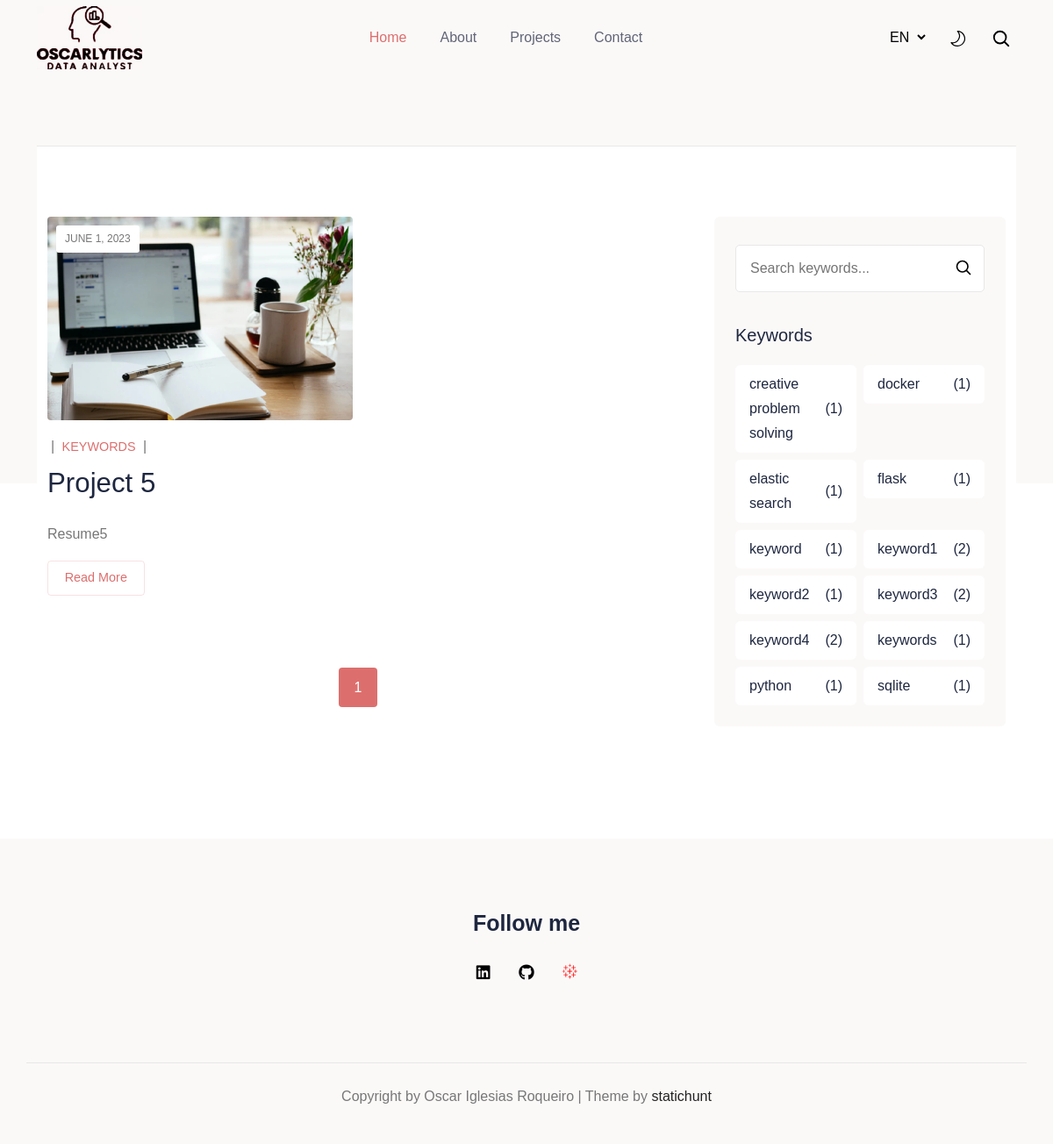
The page /en/projects/keywords/?page=1 on the database its author committed.
### portfolio/models.py (models this page shows, shortened)
class Content(db.Model):
    __tablename__ = 'portfolio_content'
    id = db.Column(db.Integer, primary_key=True)
    template = db.Column(db.String(20), index=True)
    variable = db.Column(db.String(20), index=True)
    languageid = db.Column(db.Integer, db.ForeignKey(
        'languages.id', name='fk_languageid'))
    value = db.Column(db.Text)
    def get_value(tem, lang, var) -> dict:
        if lang is None:
            return dict()
        langid = Languages.query.filter(Languages.language == lang).first().id
        cont = Content.query.filter(Content.template == str(tem or ''),
                                    Content.languageid == langid,
                                    Content.variable == var).first()
        if cont:
            d = dict()
            d['value'] = cont.value
            return d
        else:
            return {}

class SearchableMixin(object):
    @classmethod
    def search(cls, expression, page, per_page):
        if current_app.config['ELASTICSEARCH_URL'] is None:
            query_alt = cls.query
            for column in cls.__searchable__:
                query_alt = query_alt.filter(
                    cast(getattr(cls, column), VARCHAR).ilike(f"%{expression}%"))
            projs_alt = [project for project in query_alt]
            total = len(projs_alt)
            query_alt = query_alt.limit(per_page).offset(page * per_page)
            return projs_alt, total
        try:
            ids, total = query_index(cls.__tablename__, expression, page,
                                     per_page)
        except Exception as e:
            abort(500, e)
        if total == 0:
            return cls.query.filter_by(id=0), 0
        when = {}
        for i in range(len(ids)):
            when[ids[i]] = i
        return cls.query.filter(cls.id.in_(ids)).order_by(
            db.case(when, value=cls.id)), total

class Projects(SearchableMixin, db.Model):
    __tablename__ = 'portfolio_projects'
    __searchable__ = ['date', 'title', 'title_slug', 'resume', 'exposition',
                      'action', 'resolution', 'keywords']
    id = db.Column(db.Integer, primary_key=True)
    date = db.Column(db.Date)
    project_n = db.Column(db.Integer)
    languageid = db.Column(db.Integer, db.ForeignKey(
        'languages.id', name='fk_languageid'))
    title = db.Column(db.String(50), index=True)
    title_slug = db.Column(db.String(60), unique=False,
                           nullable=False, index=True)
    resume = db.Column(db.Text, index=True)
    exposition = db.Column(db.String())
    action = db.Column(db.String())
    resolution = db.Column(db.String())
    keywords = db.Column(db.String(), index=True)
    link1 = db.Column(db.String(250))
    link2 = db.Column(db.String(250))
    link3 = db.Column(db.String(250))
    link4 = db.Column(db.String(250))
    link5 = db.Column(db.String(250))
    image_title = db.Column(db.String(50))
    image1 = db.Column(db.String())
    image2 = db.Column(db.String())
    image3 = db.Column(db.String())
    def get_all_keyws_and_freq(langid, q_keyw=None):
        base_query = Projects.query.filter(Projects.languageid == langid)
        if q_keyw is not None:
            base_query = base_query.filter(Projects.keywords
                                           .ilike(f"%{q_keyw}%"))
        all_keyw = [tp.strip() for tuples in base_query
                    .with_entities(Projects.keywords).all()
                    for tp in tuples[0].split(',')]
        keyws = sorted(tuple(set(all_keyw)))
        keyws_freq = dict(Counter(all_keyw))
        return keyws, keyws_freq

### portfolio/routes.py (the view)
@portfolio.route('/<path:path>')
def catch_all(path, lang):
    if lang is None:
        lang = 'en'
    print(f"***Non-existent route requested: {path}")
    abort(404)

### portfolio/models.py (called while the page is built)
    def __repr__(self):
        return self.language.lower()

    def get_all():
        return Languages.query.all()

    def getid(lang):
        return Languages.query.filter(Languages.language == lang).first().id

### portfolio/routes.py (called while the page is built)
@portfolio.before_request
def set_lang(lang=None):
    request.lang = request.args.get('lang', lang)

@portfolio.before_request
def set_proj(proj_n=1):
    request.proj_n = request.args.get('proj_n', proj_n)

@portfolio.before_request
def set_date(proj_date=None):
    request.proj_date = request.args.get('proj_date', proj_date)

@portfolio.before_request
def set_slug(slug=None):
    request.title_slug = request.args.get('title_slug', slug)

def get_date_name(language, date):
    date_ojb = datetime.strptime(str(date), '%Y-%m-%d')
    day = date_ojb.day
    month_number = date_ojb.month
    year = date_ojb.year
    return f"{get_month_names(locale=language)[month_number]} {day}, {year}"

### portfolio/templates/projects/index.html (shortened to what this page needs)
{% extends 'base.html' %}
{% block content %}
<section class="section border-top bg-white">
  <div class="container">
    <div class="row">
      <div class="col-lg-8">
        <div class="row row-cols-1 row-cols-md-2 g-4">
          {% for proj in projs %}
            <div class="col">
              <div class="blog-card card mb-3">
                <div class="card-img position-relative">
                  <picture>
                    <source  srcset="{{ url_for('static', filename='img/projects/') }}{{ proj.image_title }}_545x.webp"  media="(max-width: 575px)">
                    <source  srcset="{{ url_for('static', filename='img/projects/') }}{{ proj.image_title }}_600x.webp"  media="(max-width: 767px)">
                    <source  srcset="{{ url_for('static', filename='img/projects/') }}{{ proj.image_title }}_700x.webp"  media="(max-width: 991px)">
                    <source  srcset="{{ url_for('static', filename='img/projects/') }}{{ proj.image_title }}_1110x.webp" >
                    <img  loading="lazy" decoding="async" src="{{ url_for('static', filename='img/projects/') }}{{ proj.image_title }}_1110.jpg"class=" w-100 card-img-top img-fluid" alt="" width="1200" height="800">
                  </picture>
                  <div class="post-info">
                    <span class="text-uppercase">{{ get_date_name(lang,proj.date) }}</span>
                  </div>
                </div>
                <div class="card-body">
                  <ul class="post-meta mb-2">
                    {% set keyw_list = proj.keywords.split(',') %}
                    <li>
                      <span class="px-1">|</span>
                      {% for keyw in keyw_list %}
                        <a class="text-uppercase" href="{{ url_for('projects', _external=True, lang=lang, keyw=keyw, page=page) }}">{{ keyw }}</a>
                        <span class="px-1">|</span>
                      {% endfor %}
                    </li>
                  </ul>
                  <h2 class="h3 fw-light mb-3"><a class="post-title" href="{{ url_for('project', lang=lang, proj_date=proj.date, proj_n=proj.project_n, title_slug=proj.title_slug) }}">{{ proj.title }} </a></h2>
                  <p class="card-text mb-4">{{ proj.resume|markdown }}</p>
                  <a class="btn btn-outline-primary btn-sm" href="{{ url_for('project', lang=lang, proj_date=proj.date, proj_n=proj.project_n, title_slug=proj.title_slug) }}">{{ more }}</a>
                </div>
              </div>
            </div>
          {% endfor %}
        </div>
        <nav aria-label="Page navigation">
          <ul class="pagination align-items-center justify-content-center">
            <li class="page-item">
              <a href="{{ url_for('projects', _external=True, lang=lang, page=page) }}" class="page-link active">{{ page }}</a>
            </li>
          </ul>
        </nav>
      </div>
      <div class="col-lg-4">
        <div class="bg-body ms-xl-3 p-4 rounded">
          <div class="widget">
            <form action="{{ url_for('projects', _external=True, lang=lang, page=page) }}" class="widget-search mt-2">
              <input class="px-3" id="search-query" name="q" type="search" placeholder="{{key_search}}" required>
              <button type="submit">
                <svg xmlns="http://www.w3.org/2000/svg" fill="none" viewBox="0 0 24 24" height="20" width="20" stroke-width="2" stroke="currentColor">
                  <path stroke-linecap="round" stroke-linejoin="round" d="M21 21l-5.197-5.197m0 0A7.5 7.5 0 105.196 5.196a7.5 7.5 0 0010.607 10.607z" />
                </svg>
              </button>
            </form>
          </div>
          <div class="widget">
            <h5 class="widget-title"><span>{{ keyw_title }}</span></h5>
            <ul class="row g-2 list-unstyled">
              {% for keyword in all_keywords %}
                <li class="col">
                  <a class="d-flex justify-content-between align-items-center bg-white rounded px-3 py-2" href="{{ url_for('projects', _external=True, lang=lang, keyw=keyword, page=page) }}">{{ keyword }}  <span class="badge rounded ms-2">({{ keywords_freq[keyword] }})</span> </a>
                </li>
              {% endfor %}
            </ul>
          </div>
        </div>
      </div>
    </div>
  </div>
</section>
{% endblock %}

### portfolio/templates/base.html (shortened to what this page needs)
<!DOCTYPE html>
<html lang="en-us" itemscope itemtype="http://schema.org/WebPage">
<head>
  <link rel="stylesheet" type="text/css" href="{{ url_for('static', filename='css/style.css') }}">
  <link rel="stylesheet" type="text/css" href="{{ url_for('static', filename='css/fonts.css') }}">
</head>
<body >
  <header class="sticky-top bg-body navigation">
    <div class="container">
      <nav class="navbar navbar-expand-lg navbar-light flex-lg-nowrap py-0">
        <a class="navbar-brand" href="{{ url_for('index', _external=True, lang=lang) }}">
          <img loading="preload" decoding="async" class="img-fluid mb-0 only-light" width="120" height="85" src="{{ url_for('static', filename='img/Logo_black_240x.webp') }}" alt="Oscarlytics" onerror="this.onerror=null;this.src='{{ url_for("static", filename="img/Logo_black_120x.png") }}'">
        </a>
        <div class="collapse navbar-collapse text-center" id="navigation">
          <ul class="navbar-nav mx-auto">
            <li class="nav-item active">
              <a class="nav-link"
                href="{{ url_for('index', _external=True, lang=lang, proj_date=proj_date) }}">{{ menu_home }}</a>
            </li>
              <li class="nav-item ">
              <a class="nav-link"
                href="{{ url_for('about', _external=True, lang=lang, proj_date=proj_date) }}">{{ menu_about }}</a>
            </li>
            <li class="nav-item ">
              <a class="nav-link"
                href="{{ url_for('projects', _external=True, lang=lang) }}">{{ menu_projects }}</a>
            </li>
            <li class="nav-item ">
              <a class="nav-link"
                href="{{ url_for('contact', _external=True, lang=lang, proj_date=proj_date) }}">{{ menu_contact }}</a>
            </li>
          </ul>
          <select class="m-2 me-0 border-0 bg-transparent select-language d-none d-lg-inline-block" id="select-language" onchange="location = this.value;">
            {% for language in languages %}
              {% if request.endpoint == 'catch_all' %}
                  <option id="{{ language }}" value="{{ url_for(request.endpoint, _external=True, lang=language, proj_date=proj_date, proj_n=proj_n, title_slug=title_slug, path=request.path) }}" {% if lang == language %}selected{% endif %}>{{ language.upper() }}</option>
              {% else %}
                  <option id="{{ language }}" value="{{ url_for(request.endpoint, _external=True, lang=language, proj_date=proj_date, proj_n=proj_n, title_slug=title_slug) }}" {% if lang == language %}selected{% endif %}>{{ language.upper() }}</option>
              {% endif %}
            {% endfor %}
          </select>
          <div class="theme-switcher px-3 px-lg-4 d-none d-lg-inline-block">
          </div>
          <div class="search d-none d-lg-inline-block">
            <button aria-label="search" class="searchOpen search-btn">
              <svg xmlns="http://www.w3.org/2000/svg" fill="none" viewBox="0 0 24 24" height="22" width="22" stroke-width="2" stroke="currentColor">
                <path stroke-linecap="round" stroke-linejoin="round" d="M21 21l-5.197-5.197m0 0A7.5 7.5 0 105.196 5.196a7.5 7.5 0 0010.607 10.607z" />
              </svg>
            </button>
          </div>
        </div>
      </nav>
  </div>
  </header>
	<main>
    <section class="banner bg-white section pb-5">
      <div class="container">
        {% block content %}{% endblock%}
      </div>
    </section>
	</main>
	<footer class="text-center footer">
    <div class="container">
      <div class="row section">
        <div class="col-12">
          <h4 class="fw-semibold">{% block foot %}{{foot}}{% endblock%}</h4>
            <ul class="list-inline social-links">
              <li class="list-inline-item"><a href="https://www.linkedin.com/in/oscar-iglesias-roqueiro/" title=""><i class="fab fa-linkedin"></i></a>
              </li>
              <li class="list-inline-item"><a href="https://github.com/oiroqueiro" title=""><i class="fab fa-github"></i></a>
              </li>
              <li class="list-inline-item"><a href="https://public.tableau.com/app/profile/.scar.iglesias.roqueiro" title=""><i class="icon-logo-tableau-red"></i></a>
              </li>
            </ul>
        </div>
      </div>
      <div class="row">
        <div class="col-12 border-top py-4">
          <p>Copyright by Oscar Iglesias Roqueiro  | Theme by <a target="_blank" rel="noopener noreferrer" href="https://statichunt.com/">statichunt</a></p>
        </div>
      </div>
    </div>
  </footer>
  </body>
</html>

### rows shown on the page
Content: value "Home"
Content: value "About"
Content: value "Projects"
Content: value "Contact"
Projects: image_title (picture), date "JUNE 1, 2023", keywords "KEYWORDS", title "Project 5", resume "Resume5", keywords "keywords", keywords "1"
Content: value "Read More"
Content: q "Search keywords..."
Content: value "Keywords"
Projects: keywords "keyword", keywords "1"
Content: value "Follow me"

### other values the page prints
{{ page }} "1"
{{ keyword }} "creative problem solving" "docker" "elastic search" "flask" "keyword1" "keyword2" "keyword3" "keyword4" "python" "sqlite"
{{ keywords_freq[keyword] }} "1" "1" "1" "1" "2" "1" "2" "2" "1" "1"
form field value "EN"
